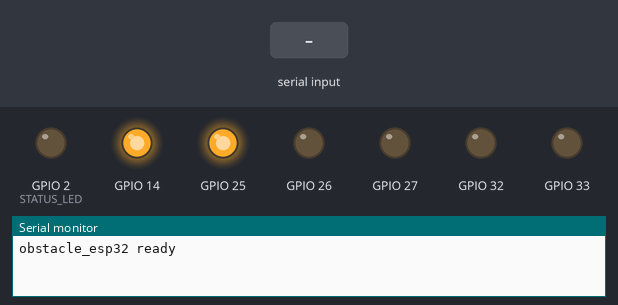
Simulated run of this sketch. Board: ESP32. Shown: output pins drawn as LEDs (lit = HIGH), the last lines printed to the serial monitor. The test bench sets the inputs (shaded band).

Above: at 1.2 s.
1.3 s: "S0.30\n" received over Serial
At 1.7 s:
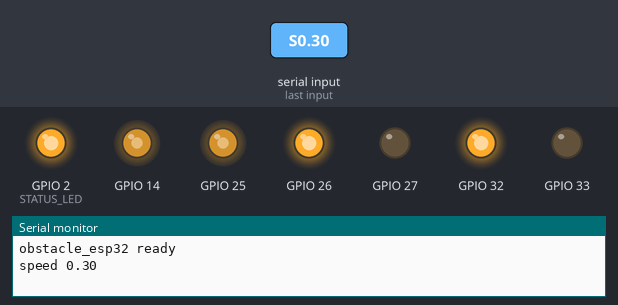
3.3 s: "S90\n" received over Serial
At 3.55 s:
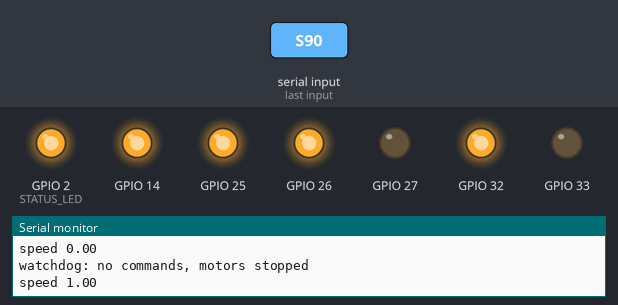
5.3 s: "S,45\n" received over Serial
At 5.7 s:
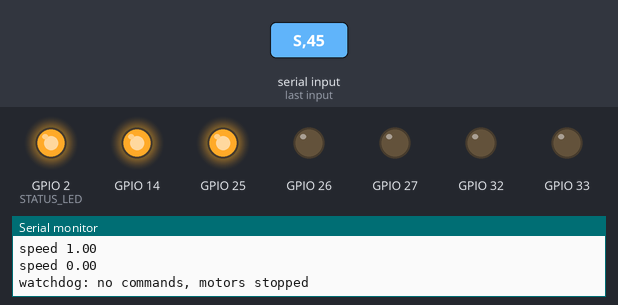
Timing chart, 0 to 8.3 s (numbered marks = the images above; inputs shaded):
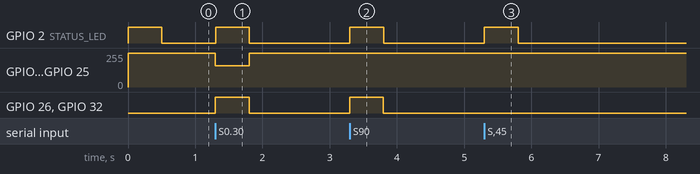

The sketch:

obstacle_esp32.ino
```cpp
// Obstacle Detection - ESP32 + L293D motor driver
//
// The PC app decides the speed and sends it over USB serial (115200 baud), one line per command:
//   S<speed>     speed from 0.00 to 1.00, e.g. "S0.30" = 30 %, "S0" = stop
// Safety: if no command arrives for WATCHDOG_MS (app closed or crashed, cable unplugged),
// the motors stop.
// You can also type commands in the Arduino Serial Monitor to test the motors without the app.
//
// Board: any ESP32 dev board (e.g. ESP32-WROOM-32 DevKit). Works with Arduino-ESP32 core 2.x and 3.x.
// Wiring: see ../../docs/wiring.svg

// ---- Pins (L293D pin numbers in brackets) ----
const int ENA = 25;  // [1]  EN1  - speed of motor A (PWM)
const int IN1 = 26;  // [2]  IN1  - direction of motor A
const int IN2 = 27;  // [7]  IN2  - direction of motor A
const int ENB = 14;  // [9]  EN2  - speed of motor B (PWM)
const int IN3 = 32;  // [10] IN3  - direction of motor B
const int IN4 = 33;  // [15] IN4  - direction of motor B
const int STATUS_LED = 2;  // on-board LED: lit while the app is sending commands

// ---- Tuning ----
const int PWM_FREQ = 1000;               // Hz
const int PWM_BITS = 8;                  // duty 0..255
const int MIN_DUTY = 120;                // small DC motors stall below this; raise it if yours only hum
const unsigned long WATCHDOG_MS = 500;   // stop if the app goes quiet this long
const bool REVERSE_A = false;            // set true if motor A spins backwards (or swap its wires)
const bool REVERSE_B = false;

// ---- PWM helpers: the LEDC API changed in Arduino-ESP32 core 3.0 ----
#if defined(ESP_ARDUINO_VERSION_MAJOR) && ESP_ARDUINO_VERSION_MAJOR >= 3
void pwmSetup(int pin, int channel) { ledcAttach(pin, PWM_FREQ, PWM_BITS); }
void pwmWrite(int pin, int channel, int duty) { ledcWrite(pin, duty); }
#else
void pwmSetup(int pin, int channel) { ledcSetup(channel, PWM_FREQ, PWM_BITS); ledcAttachPin(pin, channel); }
void pwmWrite(int pin, int channel, int duty) { ledcWrite(channel, duty); }
#endif

unsigned long lastCommandMs = 0;
float currentSpeed = 0;
String line;

void setMotor(int en, int channel, int inA, int inB, bool reverse, float speed) {
  if (speed <= 0.01) {
    // Brake: both inputs equal with EN high stops the motor faster than letting it coast.
    digitalWrite(inA, LOW);
    digitalWrite(inB, LOW);
    pwmWrite(en, channel, 255);
    return;
  }
  digitalWrite(inA, reverse ? LOW : HIGH);
  digitalWrite(inB, reverse ? HIGH : LOW);
  int duty = MIN_DUTY + (int)((255 - MIN_DUTY) * min(speed, 1.0f));
  pwmWrite(en, channel, duty);
}

void setSpeed(float speed) {
  speed = constrain(speed, 0.0f, 1.0f);
  setMotor(ENA, 0, IN1, IN2, REVERSE_A, speed);
  setMotor(ENB, 1, IN3, IN4, REVERSE_B, speed);
  if (speed != currentSpeed) {
    Serial.printf("speed %.2f\n", speed);
  }
  currentSpeed = speed;
}

void handleLine(const String &cmd) {
  if (cmd.length() >= 2 && (cmd[0] == 'S' || cmd[0] == 's')) {
    setSpeed(cmd.substring(1).toFloat());
    lastCommandMs = millis();
  } else if (cmd.length() > 0) {
    Serial.println("unknown command (use S0.00 .. S1.00)");
  }
}

void setup() {
  Serial.begin(115200);
  for (int pin : {IN1, IN2, IN3, IN4, STATUS_LED}) {
    pinMode(pin, OUTPUT);
    digitalWrite(pin, LOW);
  }
  pwmSetup(ENA, 0);
  pwmSetup(ENB, 1);
  setSpeed(0);
  Serial.println("obstacle_esp32 ready");
}

void loop() {
  while (Serial.available()) {
    char c = Serial.read();
    if (c == '\n' || c == '\r') {
      line.trim();
      handleLine(line);
      line = "";
    } else if (line.length() < 32) {
      line += c;
    }
  }

  bool alive = millis() - lastCommandMs < WATCHDOG_MS;
  if (!alive && currentSpeed > 0) {
    setSpeed(0);
    Serial.println("watchdog: no commands, motors stopped");
  }
  digitalWrite(STATUS_LED, alive ? HIGH : LOW);
}
```

Measured:
- after the input at 1.3 s, GPIO 2 (STATUS_LED), GPIO 26, GPIO 32: LOW → HIGH at once, → LOW 0.50 s later; GPIO 14, GPIO 25: 255/255 → 159/255 at once, → 255/255 0.50 s later
- after the input at 3.3 s, GPIO 2 (STATUS_LED), GPIO 26, GPIO 32: LOW → HIGH at once, → LOW 0.50 s later
- after the input at 5.3 s, GPIO 2 (STATUS_LED): LOW → HIGH at once, → LOW 0.50 s later
